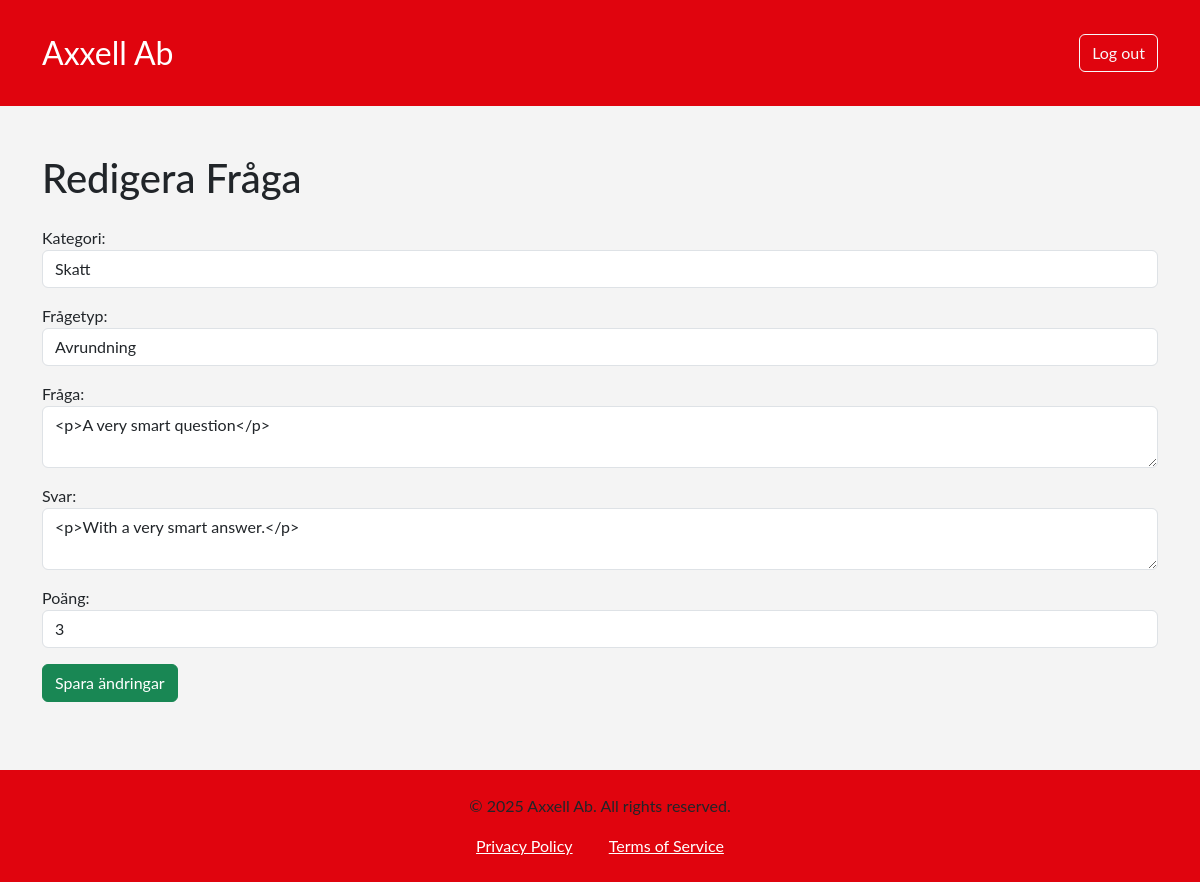
Page /edit-question.php?id=4 (signed in) on the committed database.
### tables this page shows
CREATE TABLE `questions` (
  `qu_id` int(11) NOT NULL,
  `ca_id` int(11) NOT NULL,
  `qt_id` int(11) NOT NULL,
  `text` text NOT NULL,
  `answer` varchar(255) NOT NULL,
  `image_url` varchar(255) DEFAULT NULL,
  `total_points` int(11) DEFAULT 0,
  `created_at` datetime DEFAULT current_timestamp(),
  `is_active` tinyint(1) DEFAULT 1,
  `teacher_fk` int(11) DEFAULT NULL,
  `co_id` int(11) DEFAULT NULL,
  `difficulty` int(11) NOT NULL
);

CREATE TABLE `categories` (
  `ca_id` int(11) NOT NULL,
  `ca_name` varchar(255) NOT NULL,
  `ca_co_fk` int(11) NOT NULL
);

CREATE TABLE `questiontypes` (
  `qt_id` int(11) NOT NULL,
  `qt_name` varchar(255) NOT NULL,
  `qt_ca_fk` int(11) DEFAULT 0
);

### edit-question.php (the view, shortened to what this page needs)
<?php
require_once "include/header.php";
$questionId = isset($_GET['id']) ? (int)$_GET['id'] : null;
$stmt = $pdo->prepare("SELECT * FROM matteprovgenerator.questions WHERE qu_id = ?");
$stmt->execute([$questionId]);
$question = $stmt->fetch(PDO::FETCH_ASSOC);
$categories = $pdo->query("SELECT ca_id, ca_name FROM categories")->fetchAll();
$questionTypes = $pdo->query("SELECT qt_id, qt_name FROM questiontypes")->fetchAll();
?>
<div class="container py-5">
    <h1 class="mb-4">Redigera Fråga</h1>
    <form method="post">
        <div class="form-group mb-3">
            <label for="category">Kategori:</label>
            <select name="ca_id" id="category" class="form-control">
                <?php foreach ($categories as $category): ?>
                    <option value="<?= $category['ca_id']; ?>" <?= $category['ca_id'] == $question['ca_id'] ? 'selected' : '' ?>>
                        <?= htmlspecialchars($category['ca_name']); ?>
                    </option>
                <?php endforeach; ?>
            </select>
        </div>
        <div class="form-group mb-3">
            <label for="questiontype">Frågetyp:</label>
            <select name="qt_id" id="questiontype" class="form-control">
                <?php foreach ($questionTypes as $qt): ?>
                    <option value="<?= $qt['qt_id']; ?>" <?= $qt['qt_id'] == $question['qt_id'] ? 'selected' : '' ?>>
                        <?= htmlspecialchars($qt['qt_name']); ?>
                    </option>
                <?php endforeach; ?>
            </select>
        </div>
        <div class="form-group mb-3">
            <label for="question">Fråga:</label>
            <textarea name="question" id="question" class="form-control"><?= htmlspecialchars($question['text']); ?></textarea>
        </div>
        <div class="form-group mb-3">
            <label for="answer">Svar:</label>
            <textarea name="answer" id="answer" class="form-control"><?= htmlspecialchars($question['answer']); ?></textarea>
        </div>
        <div class="form-group mb-3">
            <label for="total_points">Poäng:</label>
            <input type="number" name="total_points" id="total_points" class="form-control" min="0" step="1" value="<?= htmlspecialchars($question['total_points']); ?>" required>
        </div>
        <button type="submit" class="btn btn-success">Spara ändringar</button>
    </form>
</div>
<?php require_once "include/footer.php"; ?>

### style.css (style rules this page uses)
body { margin: 0; padding: 0; font-family: 'Lato', sans-serif; background-color: #f4f4f4; }

### rows in the picture
questions: ca_id "Skatt", qt_id "Avrundning", question "<p>A very smart question</p>", answer "<p>With a very smart answer.</p>", total_points "3"
